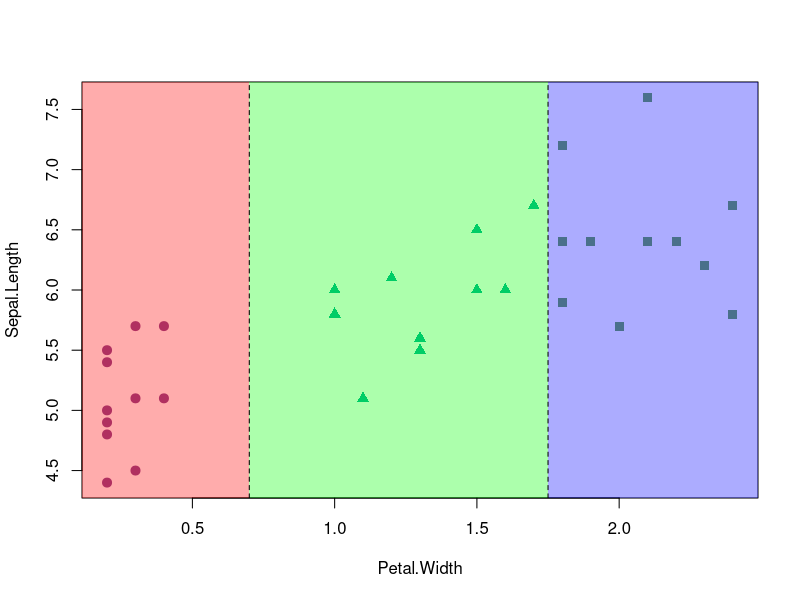
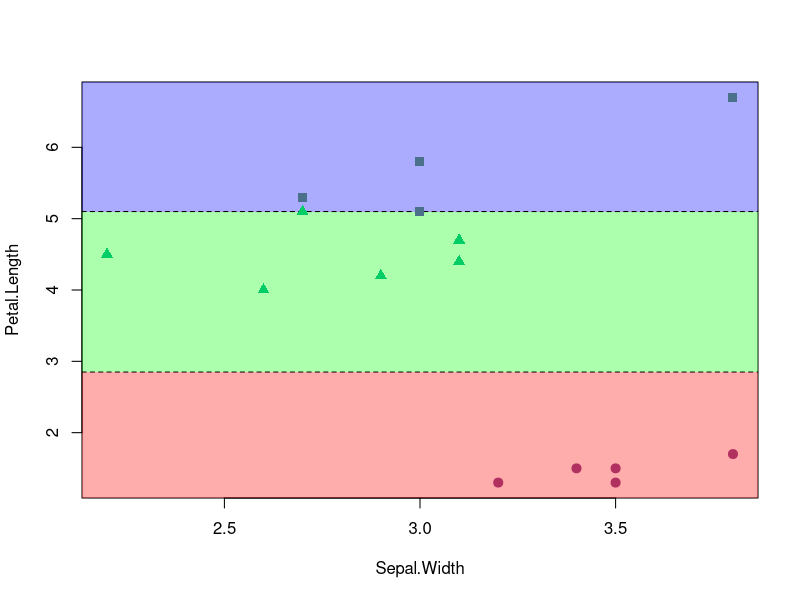
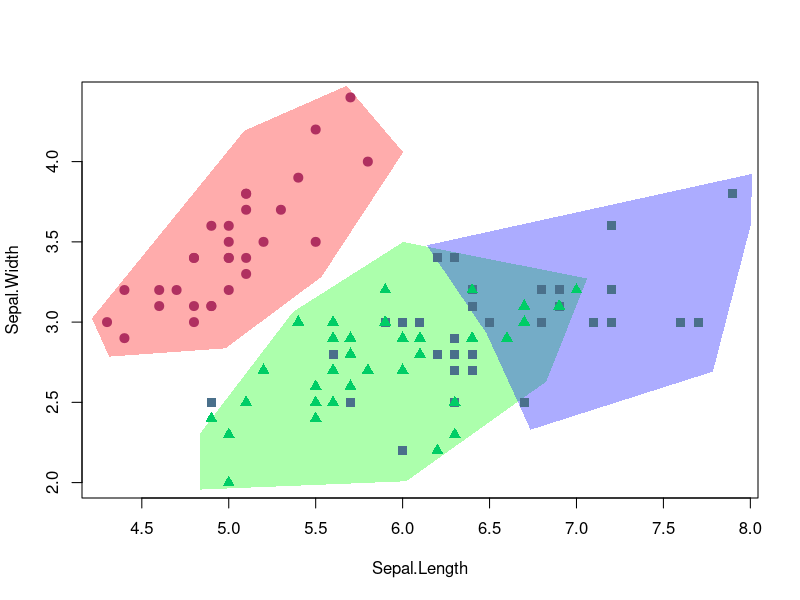
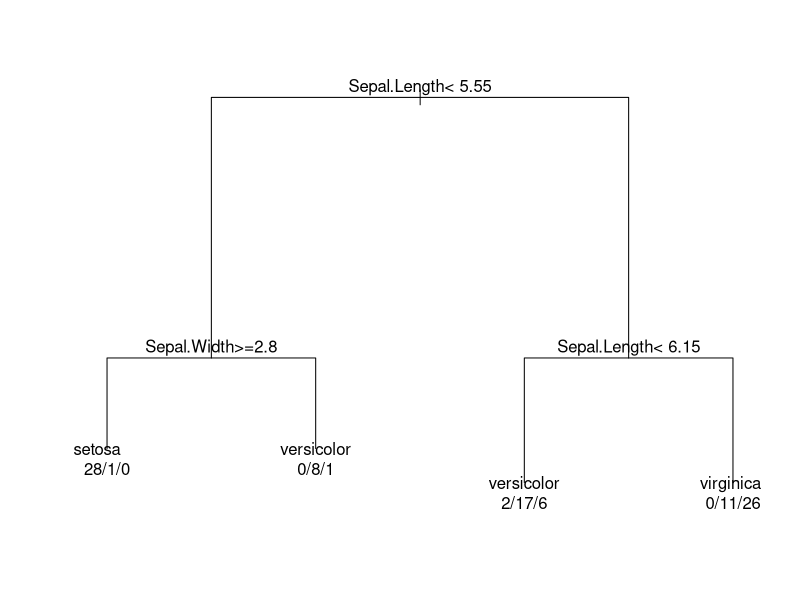
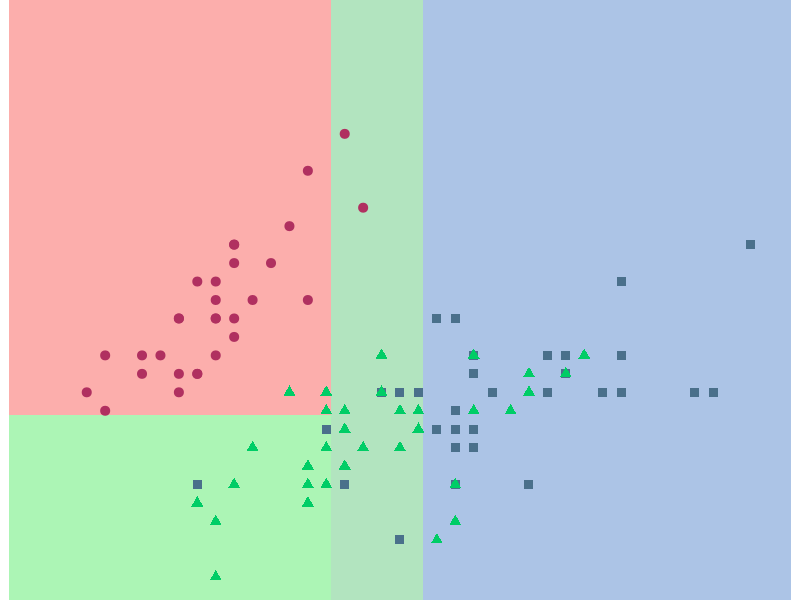
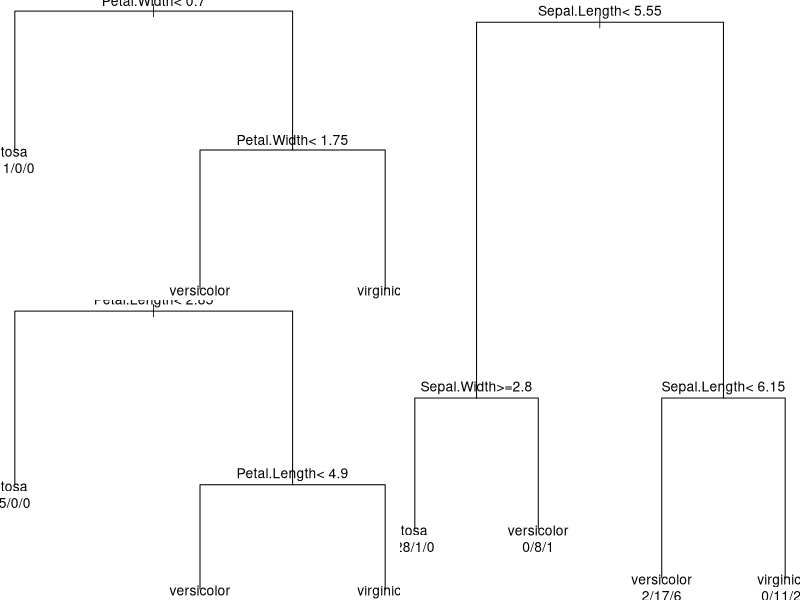

Here is the R script that generated these plots, in order:
## ---- chunk 1
knitr::opts_chunk$set(echo = FALSE,  warning=FALSE)
data("iris")
require(ggplot2)
require(rpart)
require(dplyr)
require(raster)
require(sp)
clrs <- c(setosa="maroon",versicolor="springgreen3",virginica="skyblue4")
pchs <- c(setosa=19,versicolor=17,virginica=15)
plgs <- rgb(c(1,0,0),c(0,1,0),c(0,0,1),0.324)
## ---- chunk 2

#ggplot(data=iris,aes(x=Petal.Width,y=Petal.Length,color=Species)) +
#geom_point()

set.seed(234)
ssA <- iris[sample(1:150,33),]

# ssA %>% group_by(Species) %>% summarise(minPW=min(Petal.Width),maxPW=max(Petal.Width))

plot(Sepal.Length~Petal.Width,data=ssA,type="n")
rect(0,0,0.7,10,col=plgs[1],border=NA)
rect(0.7,0,1.75,10,col=plgs[2],border=NA)
rect(1.75,0,10,10,col=plgs[3],border=NA)
points(Sepal.Length~Petal.Width,data=ssA,col=clrs[Species],pch=pchs[Species],cex=1.2)
abline(v=c(0.7,1.75),lty=2)

ruleA <- c(0,0.7,1.75,10)
# ssA %>% mutate(prediction=cut(Petal.Width,breaks=ruleA,labels=levels(Species))) %>% select(Species,prediction) %>% table

## ---- chunk 3

set.seed(345)
ssB <- iris[sample(1:150,15),]

ruleB <- c(0,2.85,5.1,10)

plot(Petal.Length~Sepal.Width,data=ssB,type="n")
rect(0,ruleB[1],6,ruleB[2],col=plgs[1],border=NA)
rect(0,ruleB[2],6,ruleB[3],col=plgs[2],border=NA)
rect(0,ruleB[3],6,ruleB[4],col=plgs[3],border=NA)
abline(h=ruleB[2:3],lty=2)
points(Petal.Length~Sepal.Width,data=ssB,col=clrs[Species],pch=pchs[Species],cex=1.2)

#ssB %>% group_by(Species) %>% summarise(minPW=min(Petal.Length),maxPW=max(Petal.Length))

#ssB %>% mutate(prediction=cut(Petal.Length,breaks=ruleB,labels=levels(Species))) %>% select(Species,prediction) %>% table
## ---- chunk 4
set.seed(456)
ssC <- iris[sample(1:150,100),]


##pol1 <- locator(); toString(pol1)
pol1 <- list(x=c(4.212788, 5.089930, 5.677706, 6.003243, 5.533023, 4.981418, 4.312258), y=c(3.022962, 4.192861, 4.472395, 4.058271, 3.281789, 2.836606, 2.784841))
pol2 <- list(x=c(4.83673457996093, 4.83673457996093, 5.37025397711415, 6.00324309238069, 7.06123918504047, 6.82612894222718, 6.02132849567402), y=c(1.95659370506471, 2.30859881770251, 3.06437450071896, 3.49920434574213, 3.27143633168238, 2.6295446556958, 2.00835916280556))
pol3 <- list(x=c(6.13888361708066, 8.01072285794027, 8.00168015629361, 7.78465531677365, 6.73570192576054, 6.48250627965392), y=c(3.47849816264579, 3.92368109921713, 3.60273526122384, 2.69166320498482, 2.32930500079885, 2.92978431059275))
plot(Sepal.Width~Sepal.Length,data=ssC,type="n")
polygon(pol1,col=plgs[1],border=NA)
polygon(pol2,col=plgs[2],border=NA)
polygon(pol3,col=plgs[3],border=NA)
points(Sepal.Width~Sepal.Length,data=ssC,col=clrs[Species],pch=pchs[Species],cex=1.2)


## ---- chunk 5
fitC <- rpart(Species ~ Sepal.Width + Sepal.Length, ssC)
par(xpd = TRUE)
plot(fitC, compress = TRUE)
text(fitC, use.n = TRUE)

## ---- chunk 6
ruleC <- function(fit,ynew) {
  prd <- predict(fit,ynew)
  r <- apply(prd,1,which.max)
  colnames(prd)[r]
}

# ruleC(fitC,ssC)

# ssC %>% mutate(prediction=ruleC(fitC,ssC)) %>% dplyr::select(Species,prediction) %>% table

nwdt <- expand.grid(Sepal.Length=seq(4,8,.25),Sepal.Width=seq(2,5,.25))
prediction <- predict(fitC,nwdt)
pred.grid <- cbind(nwdt,prediction)
coordinates(pred.grid) <- 1:2
gridded(pred.grid) <- T
rgrid <- stack(pred.grid)

plotRGB(rgrid,scale=1,alpha=.324)


points(Sepal.Width~Sepal.Length,data=ssC,col=clrs[Species],pch=pchs[Species],cex=1.2)

#fitC <- rpart(Species ~ Sepal.Width + Sepal.Length, ssC,control=rpart.control(minsplit = 5,cp=.00001))
#par(xpd = TRUE)
#plot(fitC, compress = TRUE)
#text(fitC, use.n = TRUE)

#best <- fitC$cptable[which.min(fitC$cptable[,"xerror"]),"CP"]

#produce a pruned tree based on the best cp value
#fitC.pruned <- prune(fitC, cp=best)

## ---- chunk 7

fitA <- rpart(Species ~ Petal.Width + Sepal.Length, ssA)
fitB <- rpart(Species ~ Sepal.Width + Petal.Length, ssB,control=rpart.control(minsplit = 5,cp=.00001))

layout(matrix(c(2,3,1,1),ncol=2))
par(xpd = TRUE)
plot(fitC, compress = TRUE,main='Student C')
text(fitC, use.n = TRUE)
plot(fitA, compress = TRUE,main='Student A')
text(fitA, use.n = TRUE)
plot(fitB, compress = TRUE,main='Student B')
text(fitB, use.n = TRUE)

## ---- chunk 8

compare.results <- matrix(NA,ncol=3,nrow=3,dimnames=list(sprintf("Rule %s ",LETTERS[1:3]),sprintf("Data %s ",LETTERS[1:3])))

compare.results[2,1] <-  ssA %>% mutate(prediction=cut(Petal.Length,breaks=ruleB,labels=levels(Species))) %>% summarise(percentage_correct=mean(Species==prediction)) %>% pull

compare.results[2,2] <- ssB %>% mutate(prediction=cut(Petal.Length,breaks=ruleB,labels=levels(Species))) %>% summarise(percentage_correct=mean(Species==prediction)) %>% pull

compare.results[2,3] <- ssC %>% mutate(prediction=cut(Petal.Length,breaks=ruleB,labels=levels(Species))) %>% summarise(percentage_correct=mean(Species==prediction)) %>% pull


compare.results[1,1] <-  ssA %>% mutate(prediction=cut(Petal.Width,breaks=ruleA,labels=levels(Species))) %>% summarise(percentage_correct=mean(Species==prediction)) %>% pull

compare.results[1,2] <- ssB %>% mutate(prediction=cut(Petal.Width,breaks=ruleA,labels=levels(Species))) %>% summarise(percentage_correct=mean(Species==prediction)) %>% pull

compare.results[1,3] <- ssC %>% mutate(prediction=cut(Petal.Width,breaks=ruleA,labels=levels(Species))) %>% summarise(percentage_correct=mean(Species==prediction)) %>% pull

compare.results[3,1] <- mean(ssA$Species==ruleC(fitC,ssA))
compare.results[3,2] <- mean(ssB$Species==ruleC(fitC,ssB))
compare.results[3,3] <- mean(ssC$Species==ruleC(fitC,ssC))

compare.results

## ---- chunk 9

compare.results[-1,]
